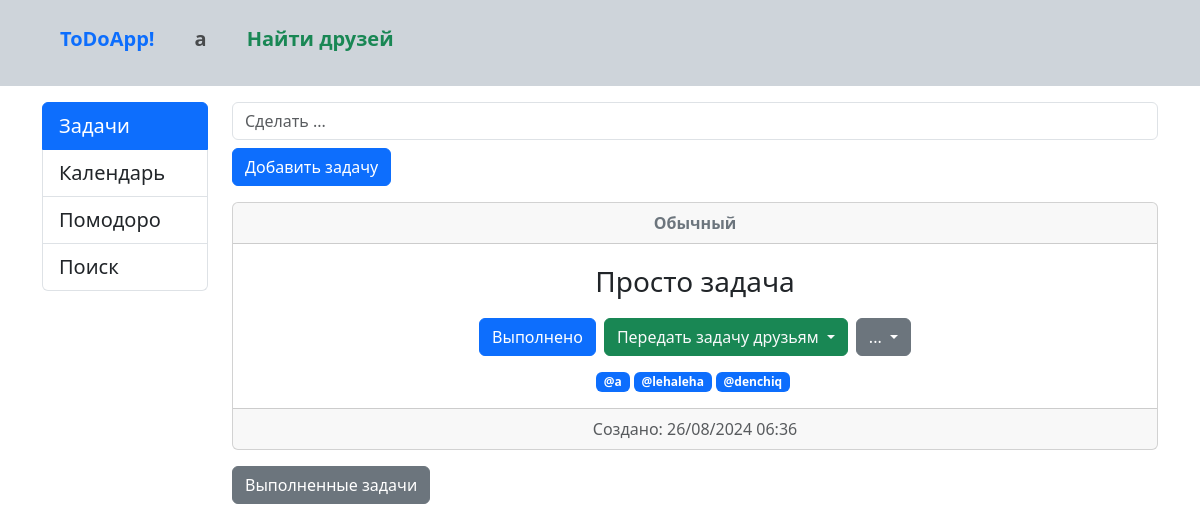
The page /tasks/ (signed in) on the database its author committed.
### core/models.py (models this page shows, shortened)
class Users(AbstractUser):
    first_name = models.CharField(max_length=100,
                                  verbose_name='Имя')
    last_name = models.CharField(max_length=100,
                                 blank=True,
                                 verbose_name='Фамилия')
    username = models.CharField(max_length=100,
                                unique=True,
                                verbose_name='Никнейм')
    email = models.CharField(max_length=100,
                             unique=True,
                             verbose_name='Почта')
    about = models.TextField(blank=True,
                             verbose_name='О себе')
    date_of_birth = models.DateField(null=True,
                                     blank=True,
                                     verbose_name='Дата рождения')
    picture = models.ImageField(upload_to='pictures',
                                null=True,
                                blank=True,
                                default='pictures/default.jpg',
                                verbose_name='Фото')
    friends = models.ManyToManyField('self',
                                     blank=True,
                                     verbose_name='Друзья',
                                     symmetrical=False)
    password = models.CharField(max_length=100,
                                verbose_name='Пароль')
    class Meta:
        verbose_name = 'Пользователь'
        verbose_name_plural = 'Пользователи'
        ordering = ['email']

class Tasks(models.Model):
    title = models.CharField(max_length=150,
                             verbose_name='Название')
    description = models.TextField(blank=True,
                                   verbose_name='Описание')
    priority = models.CharField(max_length=50,
                                choices=[('COMMON', 'Обычный'), ('LOW', 'Низкий'), ('MEDIUM', 'Средний'),
                                         ('HIGH', 'Высокий')],
                                verbose_name='Приоритет',
                                default='COMMON')
    created_at = models.DateTimeField(auto_now_add=True,
                                      verbose_name='Дата создания')
    completed = models.BooleanField(default=False,
                                    verbose_name='Выполнено')
    owners = models.ManyToManyField('Users',
                                    related_name='tasks',
                                    verbose_name='Пользователь')
    class Meta:
        verbose_name = 'Задача'
        verbose_name_plural = 'Задачи'
        ordering = ['created_at']

### core/views.py (the view)
# urls.py: path('tasks/', Tasks.as_view(), name='tasks'),
class Tasks(LoginRequiredMixin,
            ListView):
    template_name = 'core/tasks.html'
    model = models.Tasks
    context_object_name = 'tasks'
    def get_context_data(self, *, object_list=None, **kwargs):
        context = super().get_context_data()
        context['authuser'] = self.request.user
        context['user'] = self.request.user
        context['tasks'] = models.Tasks.objects.filter(owners=self.request.user, completed=False)
        context['tasksdone'] = models.Tasks.objects.filter(owners=self.request.user, completed=True)
        return context

### core/templates/core/tasks.html (shortened to what this page needs)
{% extends "base.html" %}
{% load django_bootstrap5 %}
{% block sidebar %}
<div class="col-md-2">
    <div class="list-group">
        <a type="button" href="{% url 'tasks' %}" class="list-group-item list-group-item-action active fs-5">Задачи</a>
        <a type="button" href="{% url 'calendar' %}" class="list-group-item list-group-item-action fs-5">Календарь</a>
        <a type="button" href="{% url 'pomodoro' %}" class="list-group-item list-group-item-action fs-5">Помодоро</a>
        <a type="button" href="{% url 'search' %}" class="list-group-item list-group-item-action fs-5">Поиск</a>
    </div>
</div>
{% endblock %}
{% block content %}
<div class="col-md-10">
    <div class="">
        <div class="mb-3">
            <form action="{% url 'add_task' %}" method="POST">
                <input name="title"
                       class="form-control mb-2"
                       id="exampleFormControlInput1"
                       placeholder="Сделать ...">
                <button type="submit"
                        class="btn btn-primary">Добавить задачу
                </button>
            </form>
        </div>
    </div>
    {% for task in tasks %}
    <div class="card text-center mt-3 mb-3">
        <div class="card-header fw-bold">
            {% if task.priority == 'COMMON' %}
            <a href="{% url 'change_priority' task.id %}" class="text-decoration-none text-secondary">Обычный</a>
            {% endif %}
        </div>
        <div class="card-body">
            <a class="card-title fs-3 text-decoration-none">{{ task.title }}</a>
            <div class="d-flex justify-content-center">
                <a href="{% url 'complete_task' task.id %}" class="btn btn-primary">Выполнено</a>
                <div class="dropdown ms-2">
                    <a class="btn btn-success dropdown-toggle text-light" href="#" role="button"
                       data-bs-toggle="dropdown" aria-expanded="false">
                        Передать задачу друзьям
                    </a>
                </div>
                <div class="dropdown ms-2">
                    <a class="btn btn-secondary dropdown-toggle" href="#" role="button" id="dropdownMenuLink"
                       data-bs-toggle="dropdown" aria-expanded="false">
                        ...
                    </a>
                </div>
            </div>
            <div class="owners d-flex justify-content-center mt-3">
                {% for owner in task.owners.all %}
                <div class="username text-dark badge bg-primary text-wrap text-white me-1">
                    @{{ owner.username }}
                </div>
                {% endfor %}
            </div>
        </div>
        <div class="card-footer text-body-secondary">
            <div>
                Создано: {{ task.created_at|date:"d/m/Y H:i" }}
            </div>
        </div>
    </div>
    {% endfor %}
    <p>
        <a class="btn btn-secondary" data-bs-toggle="collapse" href="#collapseExample" role="button"
           aria-expanded="false"
           aria-controls="collapseExample">
            Выполненные задачи
        </a>
    </p>
</div>
<footer>
</footer>
{% endblock %}

### templates/inc/_navbar.html (shortened to what this page needs)
<nav class="pt-3 pb-4 navbar navbar-expand-lg bg-dark-subtle">
    <div class="container-fluid ms-5">
        <a class="navbar-brand text-primary fw-bolder" href="{% url 'home' %}">ToDoApp!</a>
        <div class="collapse navbar-collapse ms-3 fs-5 text-dark" id="navbarSupportedContent">
            <ul class="navbar-nav me-auto mb-2 mb-lg-0">
                <li class="nav-item dropdown">
                    <a class="nav-link fw-bolder" href="#" role="button" data-bs-toggle="dropdown"
                       aria-expanded="false">
                        {{ authuser.username }}
                    </a>
                </li>
                <a class="nav-link ms-4 fw-bolder text-success" href="{% url 'find_friends' %}">Найти друзей</a>
            </ul>
        </div>
    </div>
</nav>

### rows shown on the page
Users: username "a"
Tasks: priority "Обычный", title "Просто задача", created_at "26/08/2024 06:36"
Users: username "lehaleha"
Users: username "denchiq"
